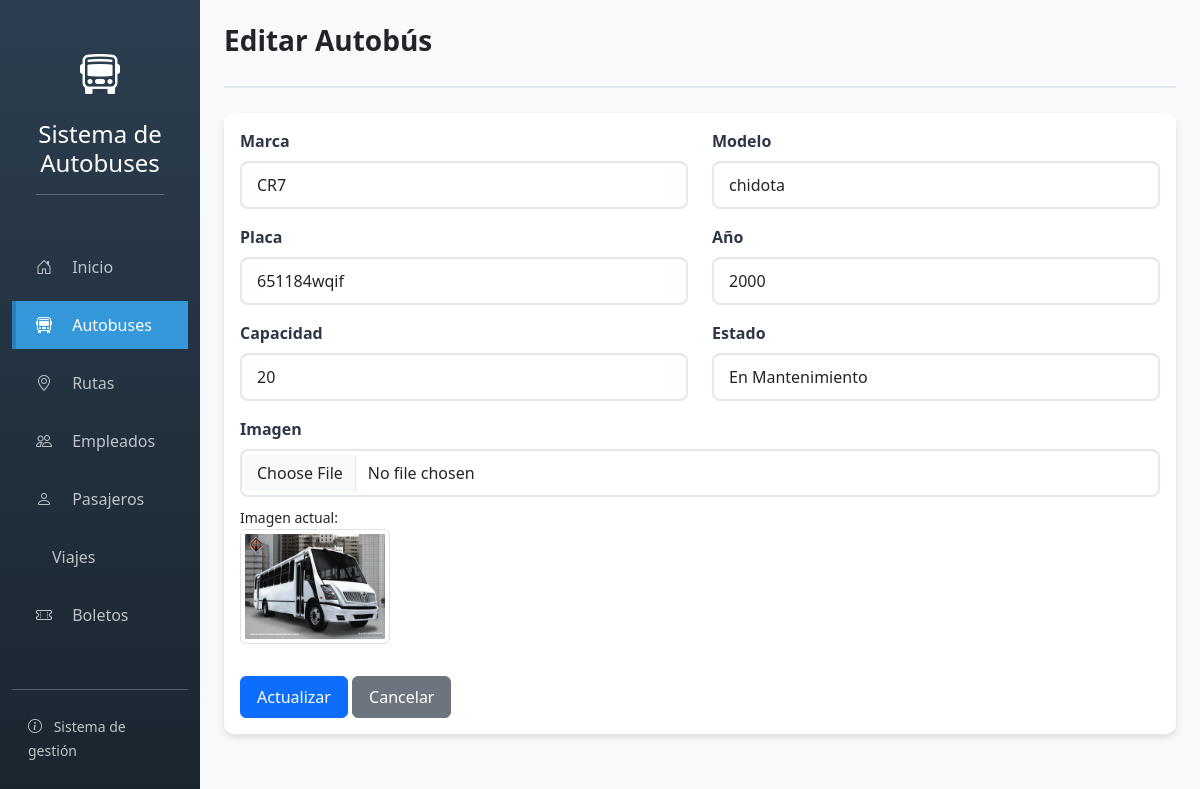
The app's page /autobuses/editar/2/ with its own data.
### app_autobuses/models.py (models this page shows, shortened)
class Autobus(models.Model):
    ESTADOS = [
        ('activo', 'Activo'),
        ('mantenimiento', 'En Mantenimiento'),
        ('inactivo', 'Inactivo'),
    ]
    modelo = models.CharField(max_length=50)
    marca = models.CharField(max_length=50)
    placa = models.CharField(max_length=10, unique=True)
    año = models.IntegerField(validators=[MinValueValidator(2000), MaxValueValidator(2024)])
    capacidad = models.IntegerField(validators=[MinValueValidator(10), MaxValueValidator(100)])
    estado = models.CharField(max_length=20, choices=ESTADOS, default='activo')
    imagen = models.ImageField(upload_to=autobus_imagen_path, null=True, blank=True)
    fecha_creacion = models.DateTimeField(auto_now_add=True)
    class Meta:
        verbose_name = 'Autobús'
        verbose_name_plural = 'Autobuses'

### app_autobuses/views.py (the view)
# urls.py: path('autobuses/editar/<int:id>/', views.autobus_editar, name='autobus_editar'),
def autobus_editar(request, id):
    autobus = get_object_or_404(Autobus, id=id)
    if request.method == 'POST':
        form = AutobusForm(request.POST, request.FILES, instance=autobus)
        if form.is_valid():
            form.save()
            messages.success(request, 'Autobús actualizado exitosamente.')
            return redirect('autobus_listar')
        else:
            messages.error(request, 'Error al actualizar el autobús.')
    else:
        form = AutobusForm(instance=autobus)
    return render(request, 'app_autobuses/autobus/editar.html', {'form': form, 'autobus': autobus})

### app_autobuses/forms.py
class AutobusForm(ModelForm):
    class Meta:
        model = Autobus
        fields = '__all__'
        widgets = {
            'modelo': forms.TextInput(attrs={'class': 'form-control'}),
            'marca': forms.TextInput(attrs={'class': 'form-control'}),
            'placa': forms.TextInput(attrs={'class': 'form-control'}),
            'año': forms.NumberInput(attrs={'class': 'form-control'}),
            'capacidad': forms.NumberInput(attrs={'class': 'form-control'}),
            'estado': forms.Select(attrs={'class': 'form-control'}),
            'imagen': forms.FileInput(attrs={'class': 'form-control'}),
        }

### app_autobuses/templates/app_autobuses/autobus/editar.html (shortened to what this page needs)
{% extends 'base.html' %}
{% block header_title %}Editar Autobús{% endblock %}
{% block content %}
<div class="card">
    <div class="card-body">
        <form method="post" enctype="multipart/form-data">
            <div class="row">
                <div class="col-md-6 mb-3">
                    <label class="form-label">Marca</label>
                    {{ form.marca }}
                </div>
                <div class="col-md-6 mb-3">
                    <label class="form-label">Modelo</label>
                    {{ form.modelo }}
                </div>
                <div class="col-md-6 mb-3">
                    <label class="form-label">Placa</label>
                    {{ form.placa }}
                </div>
                <div class="col-md-6 mb-3">
                    <label class="form-label">Año</label>
                    {{ form.año }}
                </div>
                <div class="col-md-6 mb-3">
                    <label class="form-label">Capacidad</label>
                    {{ form.capacidad }}
                </div>
                <div class="col-md-6 mb-3">
                    <label class="form-label">Estado</label>
                    {{ form.estado }}
                </div>
                <div class="col-12 mb-3">
                    <label class="form-label">Imagen</label>
                    {{ form.imagen }}
                    {% if autobus.imagen %}
                    <div class="mt-2">
                        <small>Imagen actual:</small><br>
                        <img src="{{ autobus.imagen.url }}" class="img-thumbnail" style="max-width: 150px;">
                    </div>
                    {% endif %}
                </div>
            </div>
            <div class="mt-3">
                <button type="submit" class="btn btn-primary">Actualizar</button>
                <a href="{% url 'autobus_listar' %}" class="btn btn-secondary">Cancelar</a>
            </div>
        </form>
    </div>
</div>
{% endblock %}

### app_autobuses/templates/base.html (style rules this page uses)
body { background-color: #f8f9fa; font-family: 'Segoe UI', Tahoma, Geneva, Verdana, sans-serif; }
.card { border: none; border-radius: 10px; box-shadow: 0 4px 6px rgba(0,0,0,0.1); margin-bottom: 25px; }
.btn { padding: 8px 16px; border-radius: 6px; font-weight: 500; transition: all 0.3s; }
.form-control, .form-select { padding: 10px 15px; border: 2px solid #e2e8f0; border-radius: 8px; transition: all 0.3s; }
.form-label { font-weight: 600; margin-bottom: 8px; color: #2d3748; }

### records on screen
Autobus: marca "CR7", modelo "chidota", placa "651184wqif", año "2000", capacidad "20", estado "En Mantenimiento", imagen (picture)
